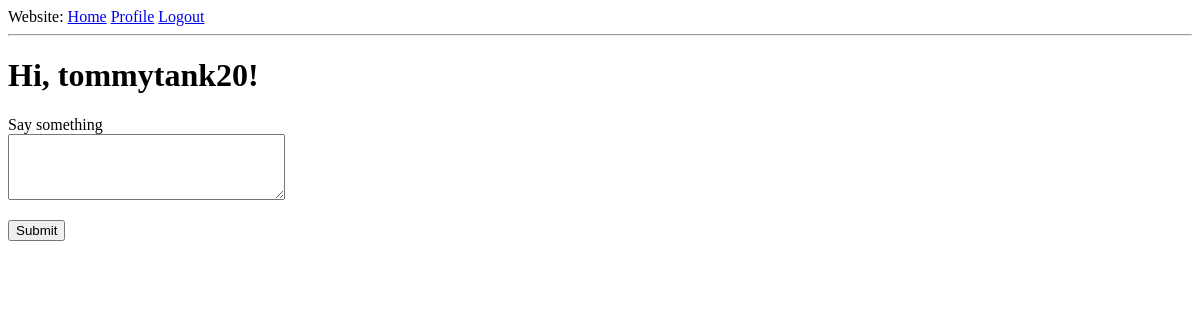
The page /index (signed in) on the database as committed earlier.
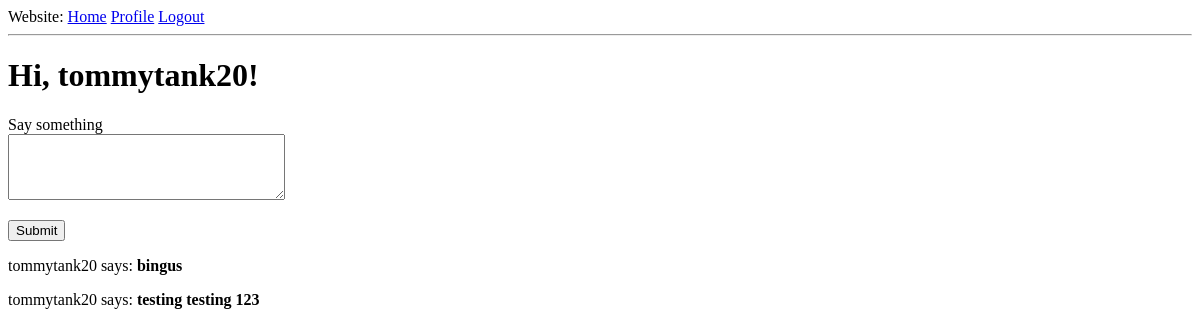
The same page on the database as committed later.
### app/models.py (models this page shows, shortened)
class Post(db.Model):
    id = db.Column(db.Integer, primary_key=True)
    body = db.Column(db.String(140))
    timestamp = db.Column(db.DateTime, index=True, default=datetime.utcnow)
    user_id = db.Column(db.Integer, db.ForeignKey("user.id"))

class User(UserMixin, db.Model):
    id = db.Column(db.Integer, primary_key=True)
    username = db.Column(db.String(64), index=True, unique=True)
    email = db.Column(db.String(120), index=True, unique=True)
    password_hash = db.Column(db.String(128))
    about_me = db.Column(db.String(140))
    last_seen = db.Column(db.DateTime, default=datetime.utcnow)
    posts = db.relationship("Post", backref="author", lazy="dynamic")

### app/routes.py (the view)
@app.route('/', methods=['GET', 'POST'])
@app.route('/index', methods=['GET', 'POST'])
@login_required
def index():
    form = PostForm()
    if form.validate_on_submit():
        post = Post(body=form.post.data, author=current_user)
        db.session.add(post)
        db.session.commit()
        flash('Your post is now live!')
        return redirect(url_for('index'))
    posts = Post.query.all()
    return render_template("index.html", title='Home Page', form=form,
                           posts=posts)

### app/forms.py
class PostForm(FlaskForm):
    post = TextAreaField('Say something', validators=[
        DataRequired(), Length(min=1, max=140)])
    submit = SubmitField('Submit')

### app/models.py (called while the page is built)
@login.user_loader
def load_user(id):
    return User.query.get(int(id))

### app/routes.py (called while the page is built)
@app.before_request
def before_request():
    if current_user.is_authenticated:
        current_user.last_seen = datetime.utcnow()
        db.session.commit()

### app/templates/index.html (shortened to what this page needs)
{% extends "base.html" %}
{% block content %}
    <h1>Hi, {{ current_user.username }}!</h1>
    <form action="" method="post">
        <p>
            {{ form.post.label }}<br>
            {{ form.post(cols=32, rows=4) }}<br>
        </p>
        <p>{{ form.submit() }}</p>
    </form>
    {% for post in posts %}
    <p>
    {{ post.author.username }} says: <b>{{ post.body }}</b>
    </p>
    {% endfor %}
{% endblock %}

Rows that differ between the two databases and show on the page:
added Post: author.username "tommytank20", body "bingus"
added Post: author.username "tommytank20", body "testing testing 123"
